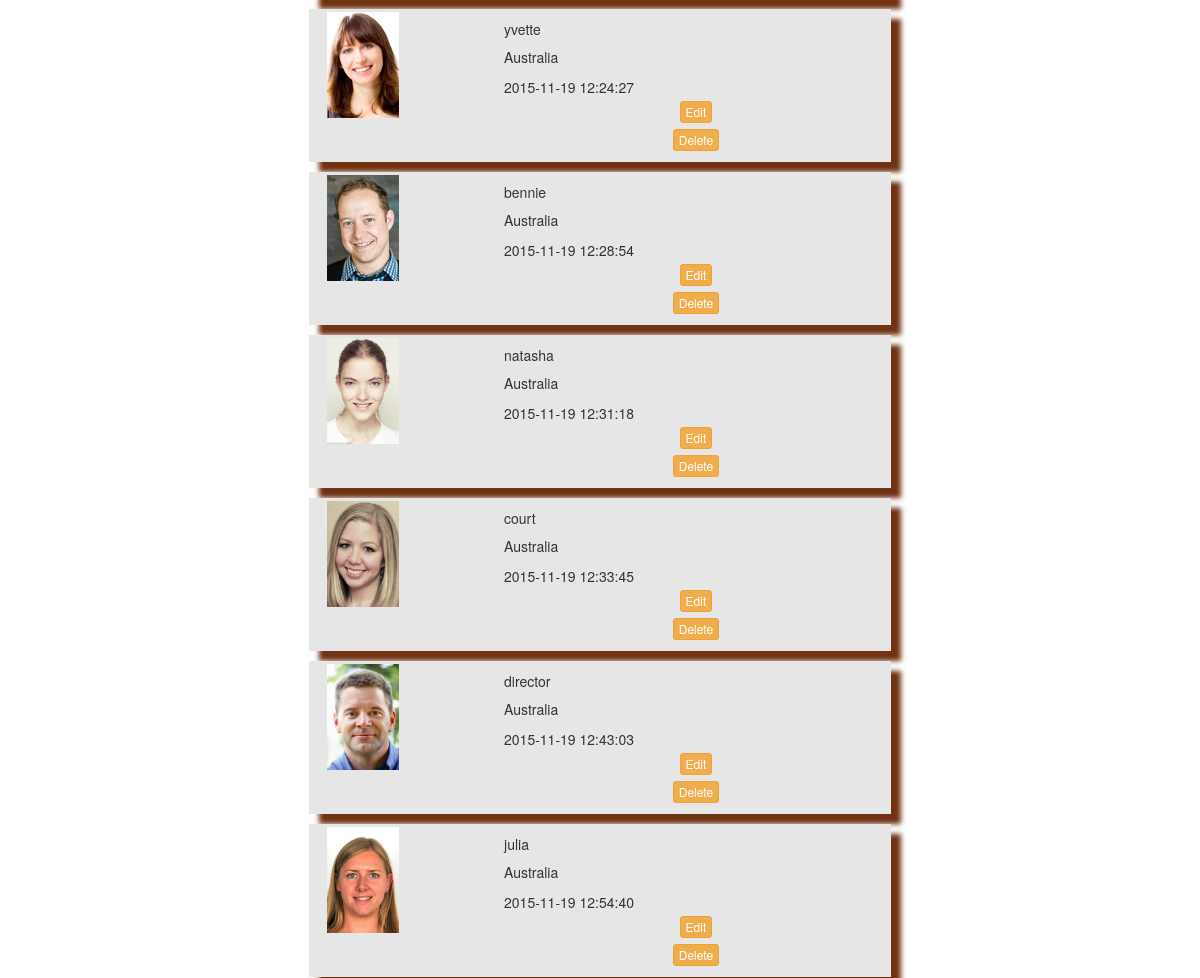
The page /inc/members_list.php (signed in, middle part) on the database as committed earlier.
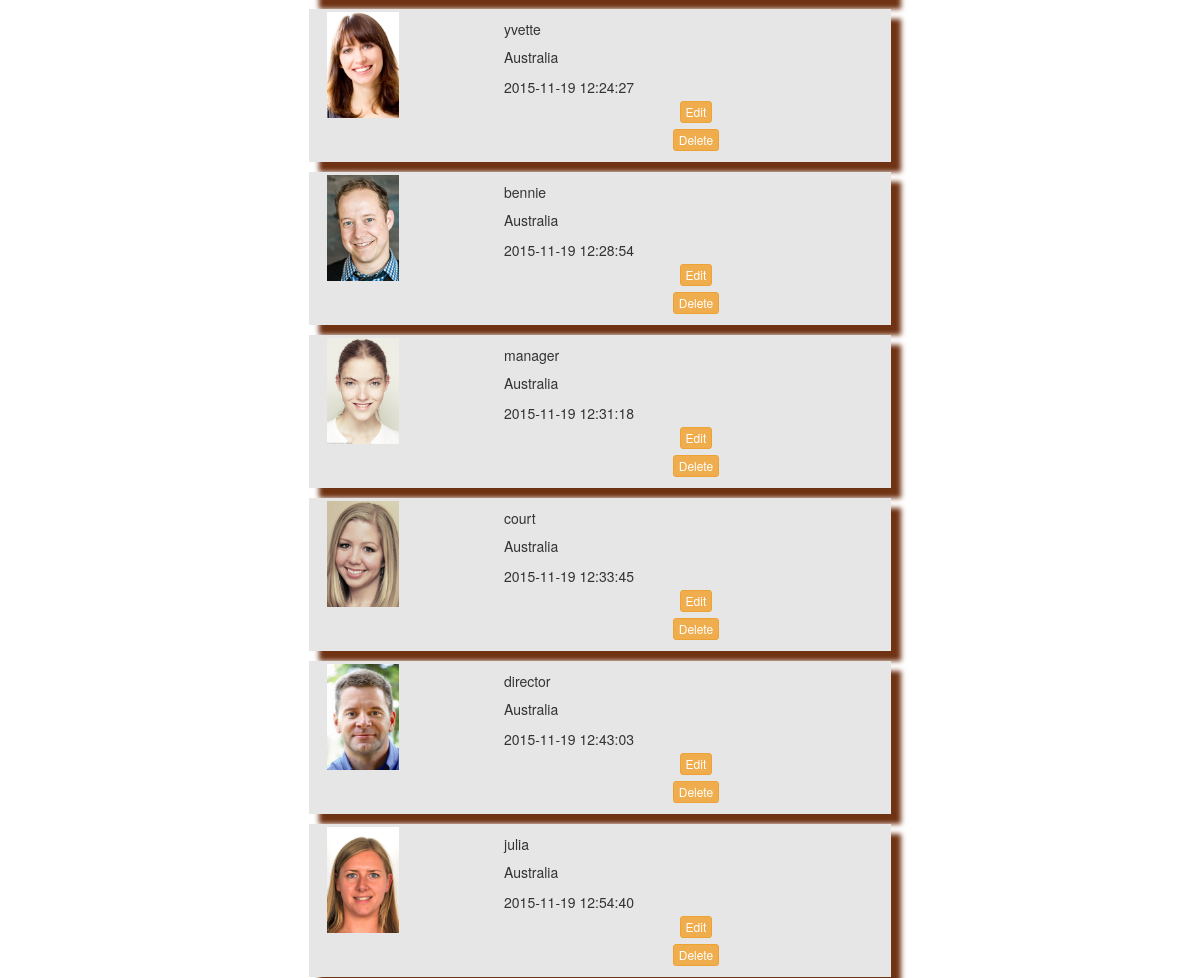
The same page on the database as committed later.
### tables this page shows
CREATE TABLE IF NOT EXISTS `users` (
  `userID` int(11) NOT NULL AUTO_INCREMENT,
  `username` varchar(64) NOT NULL,
  `password` varchar(64) NOT NULL,
  `salt` varchar(64) NOT NULL,
  `role` varchar(64) NOT NULL,
  `membershipID` int(11) NOT NULL,
  `storeID` int(11) DEFAULT NULL,
  PRIMARY KEY (`userID`),
  KEY `membershipID` (`membershipID`)
);

CREATE TABLE IF NOT EXISTS `membership` (
  `membershipID` int(10) NOT NULL AUTO_INCREMENT,
  `first_name` varchar(64) NOT NULL,
  `last_name` varchar(64) NOT NULL,
  `number_street` int(11) DEFAULT NULL,
  `name_street` varchar(64) DEFAULT NULL,
  `suburb` varchar(64) DEFAULT NULL,
  `postcode` int(11) DEFAULT NULL,
  `country` varchar(64) DEFAULT NULL,
  `number_phone` int(11) DEFAULT NULL,
  `number_mobile` int(11) DEFAULT NULL,
  `email` varchar(64) DEFAULT NULL,
  `gender` varchar(64) DEFAULT NULL,
  `newsletter` varchar(8) DEFAULT NULL,
  `join_datestamp` datetime NOT NULL,
  `image` varchar(64) NOT NULL,
  `unit_address` int(11) NOT NULL,
  `state` varchar(32) NOT NULL,
  `filelog` varchar(64) NOT NULL,
  `update_datestamp` datetime NOT NULL,
  PRIMARY KEY (`membershipID`)
);

### inc/members_list.php (the view, shortened to what this page needs)
<?php
include ('../inc/header.php');
if ($_SESSION['logged_role'] == "manager" ){
  if ($_SESSION['logged_storeID'] != "" || $_SESSION['logged_storeID'] != 0){
    $storeID = $_SESSION['logged_storeID'];
    $sql = "SELECT * FROM membership JOIN users ON membership.membershipID = users.membershipID WHERE storeID = '$storeID'";
  }
}
else {
  $sql = "SELECT * FROM membership JOIN users ON membership.membershipID = users.membershipID";
}
$result = mysqli_query($conn, $sql);
?>
    <div class="row">
    	<div class="col-xs-12">
    			<fieldset>
    								<div class="form-group">
    									<div class="col-xs-10">
                        <?php
                            foreach ($result as $row) {
                        ?>
                                  <div class="col-xs-12">
                                    <div class="members_list">
                                    <div class="col-xs-4  col-centered">
                                        <img class="img-responsive" src="<?php echo $row['image']; ?>"  alt="Home"  height="72" width="72"/>
                                    </div>
                                    <div class="col-xs-8">
    																		<div class="row">
                                          <h5><?php echo $row['username']; ?></h5></p>
                                          <?php echo $row['country']; ?></p>
                                        	<?php echo $row['join_datestamp']; ?>
    																		</div>
                                        <div id="btn_action">
        																				<form name="memberedit_form" id="memberedit_form" method="post" action="member_edit.php" >
        																					<button type="submit" class="btn btn-warning btn-xs" name="member_edit">Edit</button>
        																				</form>
        																</div>
                                        <div id="btn_action">
        																				<form name="memberdelete_form" id="memberdelete_form" method="post" action="member_delete.php" >
        																					<button type="submit" class="btn btn-warning btn-xs" name="member_delete">Delete</button>
        																				</form>
        																</div>
                                    </div>
                                  </div>
                                </div>
                          <?php
                            }
                          ?>
    									</div>
    								</div>
    			</fieldset>
    		</div>
    	</div>
<?php
include ('footer.php');
?>

### inc/header.php (shortened to what this page needs)
<!DOCTYPE HTML>
<html lang="en-GB">
<head>
<link rel="stylesheet" href="https://maxcdn.bootstrapcdn.com/bootstrap/3.3.5/css/bootstrap.min.css">
<link href="../css/styles.css" rel="stylesheet" type="text/css" />
<link href="../css/mobilecolumnstables.css" rel="stylesheet"  title="mobilecomnstables" type="text/css" />
<link rel="stylesheet" href="https://cdn.datatables.net/1.10.10/css/dataTables.bootstrap.min.css">
<link rel="stylesheet" type="text/css" href="//cdn.datatables.net/1.10.10/css/jquery.dataTables.css">
</head>
<body>
<div class="container-fluid">
	<div class="row">
	<div class="col-xs-12 col-sm-10 col-sm-offset-1 col-md-8 col-md-offset-2">

### inc/footer.php (shortened to what this page needs)
</div>
</div>
</div>
</body>
</html>

### css/styles.css (style rules this page uses)
form { display: inline; }
#btn_action { text-align:center; padding: 2px 4px 3px 4px; }
.members_list { padding: 3px 3px 150px 3px; margin: 0px 0px 10px 0px; background-color: #E6E6E6; box-shadow: 10px 10px 5px #6F3213; }

Rows that differ between the two databases and show on the page:
changed users: username "natasha" → "manager"
